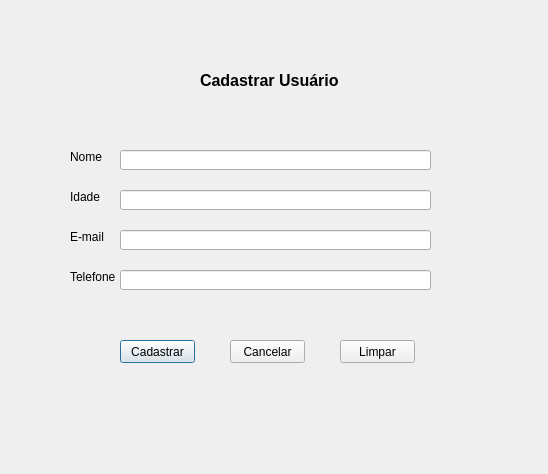
<?xml version="1.0" encoding="UTF-8"?>
<ui version="4.0">
 <class>Dialog</class>
 <widget class="QDialog" name="Dialog">
  <property name="geometry">
   <rect>
    <x>0</x>
    <y>0</y>
    <width>548</width>
    <height>474</height>
   </rect>
  </property>
  <property name="windowTitle">
   <string>Dialog</string>
  </property>
  <widget class="QLabel" name="label">
   <property name="geometry">
    <rect>
     <x>200</x>
     <y>60</y>
     <width>151</width>
     <height>41</height>
    </rect>
   </property>
   <property name="text">
    <string>&lt;html&gt;&lt;head/&gt;&lt;body&gt;&lt;p&gt;&lt;span style=&quot; font-size:12pt; font-weight:600;&quot;&gt;Cadastrar Usuário&lt;/span&gt;&lt;/p&gt;&lt;/body&gt;&lt;/html&gt;</string>
   </property>
  </widget>
  <widget class="QLabel" name="label_2">
   <property name="geometry">
    <rect>
     <x>70</x>
     <y>150</y>
     <width>47</width>
     <height>13</height>
    </rect>
   </property>
   <property name="text">
    <string>Nome</string>
   </property>
  </widget>
  <widget class="QLabel" name="label_3">
   <property name="geometry">
    <rect>
     <x>70</x>
     <y>190</y>
     <width>47</width>
     <height>13</height>
    </rect>
   </property>
   <property name="text">
    <string>Idade</string>
   </property>
  </widget>
  <widget class="QLabel" name="label_4">
   <property name="geometry">
    <rect>
     <x>70</x>
     <y>230</y>
     <width>47</width>
     <height>13</height>
    </rect>
   </property>
   <property name="text">
    <string>E-mail</string>
   </property>
  </widget>
  <widget class="QLabel" name="label_5">
   <property name="geometry">
    <rect>
     <x>70</x>
     <y>270</y>
     <width>47</width>
     <height>13</height>
    </rect>
   </property>
   <property name="text">
    <string>Telefone</string>
   </property>
  </widget>
  <widget class="QLineEdit" name="lineEdit">
   <property name="geometry">
    <rect>
     <x>120</x>
     <y>150</y>
     <width>311</width>
     <height>20</height>
    </rect>
   </property>
  </widget>
  <widget class="QLineEdit" name="lineEdit_2">
   <property name="geometry">
    <rect>
     <x>120</x>
     <y>190</y>
     <width>311</width>
     <height>20</height>
    </rect>
   </property>
  </widget>
  <widget class="QLineEdit" name="lineEdit_3">
   <property name="geometry">
    <rect>
     <x>120</x>
     <y>230</y>
     <width>311</width>
     <height>20</height>
    </rect>
   </property>
  </widget>
  <widget class="QLineEdit" name="lineEdit_4">
   <property name="geometry">
    <rect>
     <x>120</x>
     <y>270</y>
     <width>311</width>
     <height>20</height>
    </rect>
   </property>
  </widget>
  <widget class="QPushButton" name="pushButton">
   <property name="geometry">
    <rect>
     <x>120</x>
     <y>340</y>
     <width>75</width>
     <height>23</height>
    </rect>
   </property>
   <property name="text">
    <string>Cadastrar</string>
   </property>
  </widget>
  <widget class="QPushButton" name="pushButton_2">
   <property name="geometry">
    <rect>
     <x>230</x>
     <y>340</y>
     <width>75</width>
     <height>23</height>
    </rect>
   </property>
   <property name="text">
    <string>Cancelar</string>
   </property>
  </widget>
  <widget class="QPushButton" name="pushButton_3">
   <property name="geometry">
    <rect>
     <x>340</x>
     <y>340</y>
     <width>75</width>
     <height>23</height>
    </rect>
   </property>
   <property name="text">
    <string>Limpar</string>
   </property>
  </widget>
 </widget>
 <resources/>
 <connections/>
</ui>
